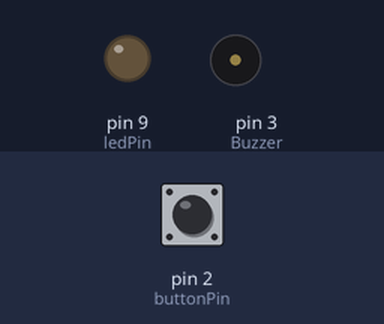
Bench run of a sketch on a simulated Arduino Uno, built with avr-gcc and run on an emulated ATmega328P. On the bench: output pins drawn as LEDs (lit = HIGH), buzzer (waves = sounding). Inputs (shaded band) come from the test bench; at power-on: pin 2 (buttonPin) LOW. Pins used as bus, display or sensor lines are not drawn.

Above: at 1.2 s.
1.3 s: pin 2 (buttonPin) pulled HIGH for 0.15 s
At 6.2 s:
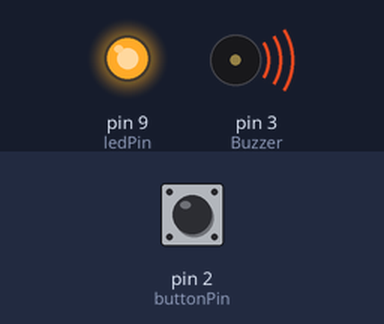
At 8.9 s:
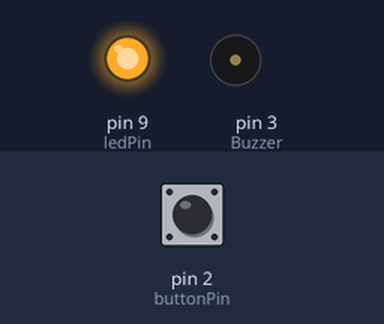
Timing chart, 0 to 10.3 s (numbered marks = the images above; inputs shaded):
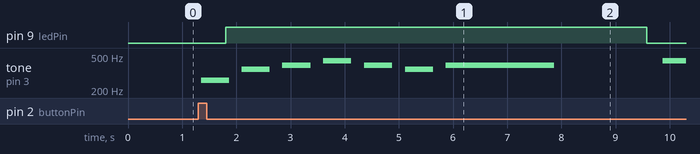

The sketch:

orugor2.ino
```cpp
/**********
 <연주하는 방법>
 1. notes 배열에 음계를 알파벳으로 써 넣습니다.
 2. length 변수에 총 음의 개수를 써 넣습니다.
 3. beat 배열에 음의 길이를 써 넣습니다.
 4. temp에 연주속도를 써 넣습니다.
 <음을 추가하는 방법>
 1. playNote 함수의 names 배열에 추가하고싶은 음을 알파벳으로 적습니다.
 2. tones 배열에 해당하는 음에 대한 높낮이를 결정합니다.
 3. 그 밑의 for문에서 조건식을 수정합니다.
 */
#define ledPin 9
#define buttonPin 2
int buttonState = 0;
int j;
int Buzzer = 3;
int length = 60; // 음의 개수
char notes[] = "cfgagfg afgfdc cfgagfg afgdef gggfgaf DDCag Cagfgad cfefgf ";
//음 연주 순서(알파벳에 해당하는 음 설정은 아래에 있음)
int beats[] = {1,1,1,1,1,1,4,3,
               2,1,1,1,1,4,3,
               1,1,1,1,1,1,4,3,
               2,1,1,1,1,4,3,
               1,1,1,1,1,1,4,3,
               2,1,2,1,4,3,
               1,1,1,1,1,1,4,3,
               2,1,1,1,1,4,3}; // 음의 길이 16분 음표를 1로 기준
int tempo = 500;  //연주 속도 (낮을수록 빠릅니다.)

void playTone(int tone, int duration) {
  for (long i = 0; i < duration * 1000L; i += tone * 2) {
    digitalWrite(Buzzer, HIGH);
    delayMicroseconds(tone);   //듀티비
    digitalWrite(Buzzer, LOW);
    delayMicroseconds(tone);
  }
}

void playNote(char note, int duration) {
  char names[] = { 'c', 'd', 'e', 'f', 'g', 'a', 'b', 'C', 'D' };
                //  도   레   미   파   솔   라   시   도 순서입니다.
  int tones[] = { 1915, 1700, 1519, 1432, 1275, 1136, 1014, 956, 850 };
  //도 = 1915, 레 = 170 ~ 높은 도 = 956 입니다.

  for (int i = 0; i < 9; i++) {
    if (names[i] == note) {
      playTone(tones[i], duration);
    }
  }
}

void setup() {
  pinMode(Buzzer, OUTPUT);
  pinMode(ledPin, OUTPUT);
  pinMode(buttonPin, INPUT);
}

void loop() {
  buttonState=digitalRead(buttonPin);

  if(buttonState == HIGH)
  {
  for (j = 0; j < length; j++) {
    if (notes[j] == ' ') {
      delay(beats[j] * tempo);
      analogWrite(ledPin, 0);
    } else {
      playNote(notes[j], beats[j] * tempo);
      analogWrite(ledPin, 255);
    }

    delay(tempo / 2);
  }
  }
}
```

Measured:
- after the input at 1.3 s, pin 9 (ledPin): LOW → HIGH after 0.50 s, → LOW 7.8 s later; tone on pin 3 (Buzzer): plays 260 Hz for 0.52 s, 348 Hz for 0.52 s, 391 Hz for 0.52 s, 438 Hz for 0.52 s, 391 Hz for 0.52 s, 348 Hz for 0.52 s … (8 notes in this stretch), starting after 0.05 s
